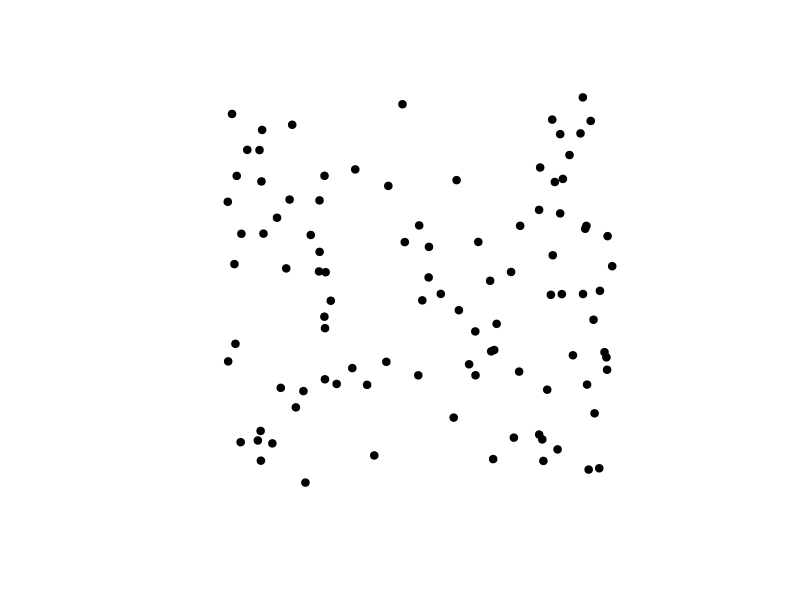
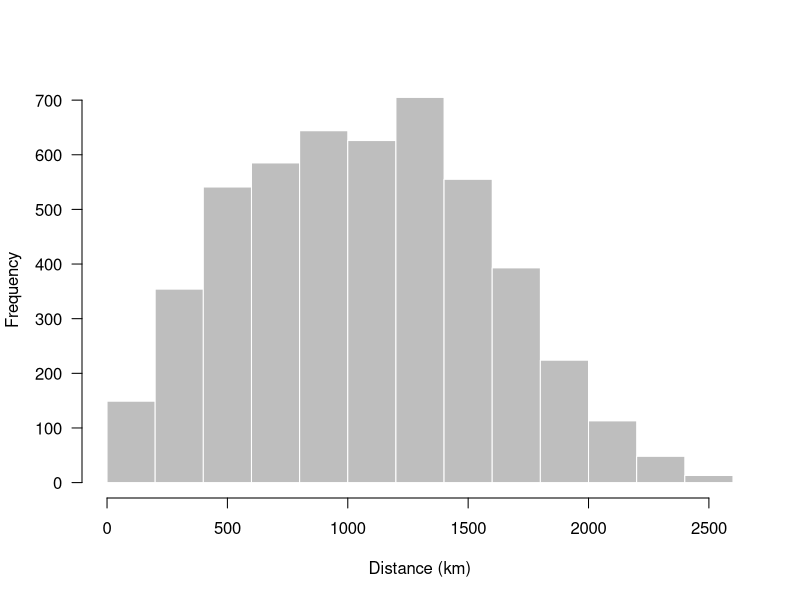

The R source for these figures, in order:
## ----echo = FALSE--------------------------------------------------------
knitr::opts_chunk$set(fig.width=10)


## ----load-raster, message = FALSE, error = FALSE, warning = FALSE--------
# load library
library(sp)


## ----spatial-points------------------------------------------------------
# Generate 100 random X and Y coordinates 
# with longitude and latitude in the familiar
# degrees

x_coords <- runif(n = 100, min = -100, max = -80)
y_coords <- runif(n = 100, min = 25, max = 45)

# Have a look at the first coordinates
head(cbind(x_coords,y_coords))


## ----see-args------------------------------------------------------------
args("SpatialPoints")


## ----make-spatial-points-------------------------------------------------
# coords = c(longitude,latitude)

firstPoints <- SpatialPoints(coords = cbind(x_coords,y_coords))


## ----str-points----------------------------------------------------------
str(firstPoints)


## ----plot-points---------------------------------------------------------
plot(firstPoints, pch = 19)


## ----save-shp, eval = FALSE, message = FALSE, warning = FALSE------------
## library(raster)
## shapefile(x = firstPoints, file = "path/to/output/file.shp")


## ------------------------------------------------------------------------
# longlat = FALSE returns Euclidean distance
euclidDist <- sp::spDists(firstPoints,longlat = FALSE)

## ----echo = FALSE--------------------------------------------------------
str(euclidDist)


## ---- warning = FALSE----------------------------------------------------
# longlat = TRUE returns GreatCircle distance
gcDist <- sp::spDists(firstPoints,longlat = TRUE)


## ----echo = FALSE--------------------------------------------------------
str(gcDist)

hist(gcDist[upper.tri(gcDist)],
     col = "gray",border = "white",
     las = 1,
     xlab = "Distance (km)",
     main = "")
